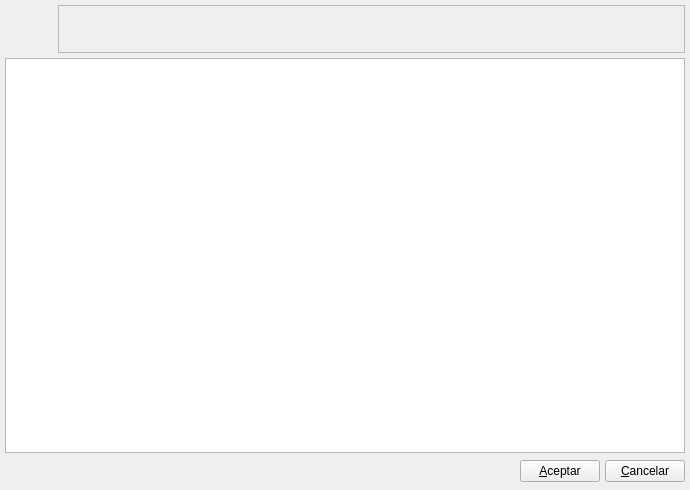
<ui version="4.0" >
 <author>Tomeu Borras Riera</author>
 <class>ListTallasBase</class>
 <widget class="QWidget" name="ListTallasBase" >
  <property name="geometry" >
   <rect>
    <x>0</x>
    <y>0</y>
    <width>690</width>
    <height>490</height>
   </rect>
  </property>
  <property name="windowTitle" >
   <string>Tallas</string>
  </property>
  <property name="windowIcon" >
   <iconset resource="../../../bulmages.qrc" >
    <normaloff>:/Images/product.svg</normaloff>:/Images/product.svg</iconset>
  </property>
  <layout class="QGridLayout" >
   <property name="margin" >
    <number>5</number>
   </property>
   <property name="spacing" >
    <number>5</number>
   </property>
   <item row="2" column="0" >
    <layout class="QHBoxLayout" >
     <property name="spacing" >
      <number>5</number>
     </property>
     <property name="margin" >
      <number>0</number>
     </property>
     <item>
      <spacer>
       <property name="orientation" >
        <enum>Qt::Horizontal</enum>
       </property>
       <property name="sizeHint" stdset="0" >
        <size>
         <width>151</width>
         <height>27</height>
        </size>
       </property>
      </spacer>
     </item>
     <item>
      <widget class="QPushButton" name="mui_aceptar" >
       <property name="text" >
        <string>&amp;Aceptar</string>
       </property>
      </widget>
     </item>
     <item>
      <widget class="QPushButton" name="mui_cancelar" >
       <property name="text" >
        <string>&amp;Cancelar</string>
       </property>
      </widget>
     </item>
    </layout>
   </item>
   <item row="1" column="0" >
    <widget class="ListTallasSubForm" name="mui_listado" >
     <property name="horizontalScrollMode" >
      <enum>QAbstractItemView::ScrollPerPixel</enum>
     </property>
    </widget>
   </item>
   <item row="0" column="0" >
    <layout class="QHBoxLayout" >
     <property name="spacing" >
      <number>5</number>
     </property>
     <property name="margin" >
      <number>0</number>
     </property>
     <item>
      <widget class="QLabel" name="label" >
       <property name="minimumSize" >
        <size>
         <width>48</width>
         <height>48</height>
        </size>
       </property>
       <property name="maximumSize" >
        <size>
         <width>48</width>
         <height>48</height>
        </size>
       </property>
       <property name="pixmap" >
        <pixmap resource="../../../bulmages.qrc" >:/Images/product.svg</pixmap>
       </property>
       <property name="scaledContents" >
        <bool>true</bool>
       </property>
      </widget>
     </item>
     <item>
      <widget class="QFrame" name="frame" >
       <property name="sizePolicy" >
        <sizepolicy vsizetype="Preferred" hsizetype="Expanding" >
         <horstretch>0</horstretch>
         <verstretch>0</verstretch>
        </sizepolicy>
       </property>
       <property name="frameShape" >
        <enum>QFrame::StyledPanel</enum>
       </property>
       <property name="frameShadow" >
        <enum>QFrame::Raised</enum>
       </property>
      </widget>
     </item>
    </layout>
   </item>
  </layout>
 </widget>
 <layoutdefault spacing="2" margin="6" />
 <customwidgets>
  <customwidget>
   <class>ListTallasSubForm</class>
   <extends>QTableWidget</extends>
   <header>listtallasview.h</header>
  </customwidget>
 </customwidgets>
 <resources>
  <include location="../../../bulmages.qrc" />
 </resources>
 <connections/>
</ui>
